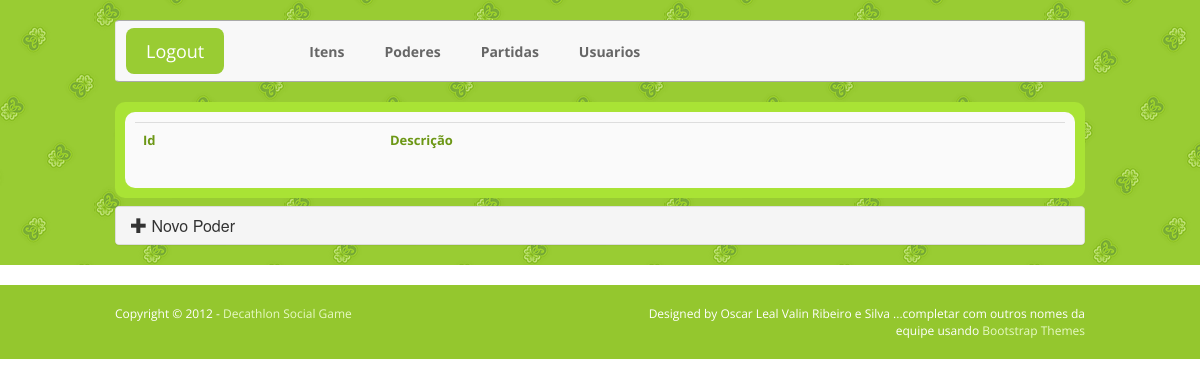
The app's page /view/admin/poderes.php (signed in), older data.
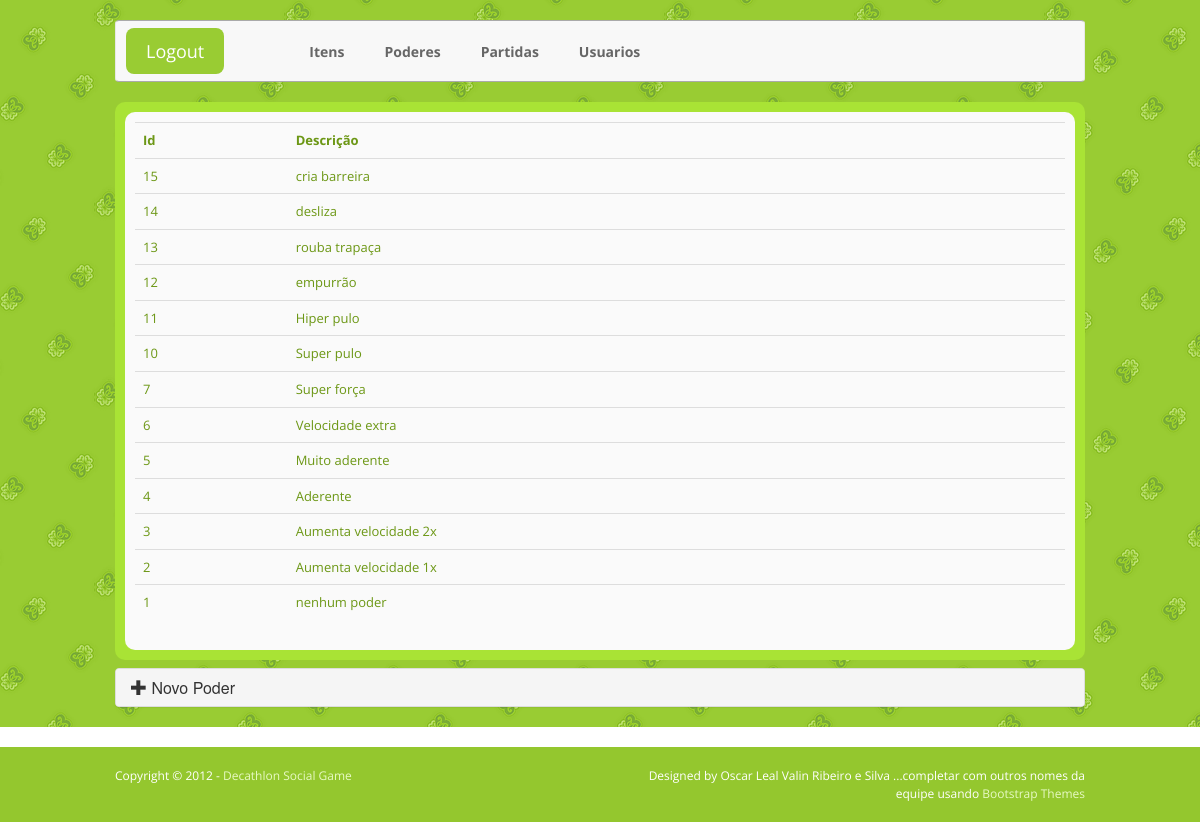
The same page, newer data.
### tables this page shows
CREATE TABLE IF NOT EXISTS `power` (
  `id_power` bigint(20) NOT NULL AUTO_INCREMENT,
  `descricao` varchar(30) NOT NULL,
  PRIMARY KEY (`id_power`)
);

### controller/itensController.php (called while the page is built, shortened)
<?php
class itensController {
    function listPowers(){
        $powerDAO = new powerDAO();
        return $powerDAO->ObterPorTodos();
    }
}

### persistence/daos/powerDAO.php (called while the page is built, shortened)
<?php
require_once 'entidades/powerBE.php';
require_once 'conexaoBanco.php';
class powerDAO{
    public function ObterPorTodos(){
    	$conexao = new conexaoBanco();
    	$conexao->conectar();
    	$stmt = $conexao->pdo->prepare('SELECT id_power, descricao FROM power ORDER BY id_power DESC');
    	$stmt->execute();
    	$retorno = $stmt->fetchAll(PDO::FETCH_ASSOC);
    	$lista = array();
    	$i = 0;
    	foreach( $retorno as $row ){
    		$powerBE = new powerBE();
		    $powerBE->setId_power($row['id_power']);
		    $powerBE->setDescricao($row['descricao']);
    		$lista[$i] = $powerBE;
    		$i++;
    	}
    	return $lista;
    }
}
?>

### persistence/daos/conexaoBanco.php (called while the page is built, shortened)
<?php
class conexaoBanco{
	public function conectar(){
		$dsn = 'mysql:host=localhost;port=3306;dbname=DBDecathlon';
		$usuario = 'root';
		$senha = '';
		$opcoes = array(
			PDO::ATTR_PERSISTENT => true,
			PDO::ATTR_CASE => PDO::CASE_LOWER,
                        PDO::ATTR_EMULATE_PREPARES => true,
                        PDO::ERRMODE_WARNING => true,
                        PDO::ERRMODE_EXCEPTION => true
		);
		try {
			$this->pdo = new PDO($dsn, $usuario, $senha, $opcoes);
		} catch (PDOException $e) {
			echo 'Erro: '.$e->getMessage();
		}
	}
}
?>

### persistence/daos/entidades/powerBE.php (called while the page is built)
<?php
class powerBE{
    private $id_power;
    private $descricao;
    public function setId_power($id_power){
        $this->id_power = $id_power;
    }
    public function getId_power(){
        return $this->id_power;
    }
    public function setDescricao($descricao){
        $this->descricao = $descricao;
    }
    public function getDescricao(){
        return $this->descricao;
    }
}
?>

### view/admin/poderes.php (the view, shortened to what this page needs)
<?php
$resourcesFolder = "../../resources/";
$bigButtons = array("Logout" => "../../index.php");
$navLinks = array("Itens" => "itens.php",
    "Poderes" => "poderes.php",
    "Partidas" => "partidas.php",
    "Usuarios" => "usuarios.php");
include_once '../template/head.php';
include_once '../template/bodyHeaderContainer.php';
require_once '../../controller/itensController.php';
require_once '../../persistence/daos/powerDAO.php';
require_once '../../persistence/daos/entidades/powerBE.php';
$itensController = new itensController();
$list = $itensController->listPowers();
?>
<div class="col-md-12 col-sm-12">
    <div class="news">
        <div class="letter">
            <table class="table table-hover">
                <tr>
                    <th>Id</th>
                    <th>Descrição</th>
                </tr>
                <?php foreach ($list as $key => $value) { ?>
                <tr>
                    <td><?php echo $value->getId_power() ?></td>
                    <td><?php echo $value->getDescricao() ?></td>
                </tr>
                <?php } ?>
            </table>
        </div>
    </div>
    <div class="panel-group" id="accordionPower">
        <div class="panel panel-default">
            <div class="panel-heading">
                <h4 class="panel-title">
                    <a data-toggle="collapse" data-parent="#accordionPower" href="#collapseTwo">
                        <span class="glyphicon glyphicon-plus"></span> Novo Poder
                    </a>
                </h4>
            </div>
        </div>
    </div>
</div>
<?php include_once '../template/bodyFooter.php'; ?>

### view/template/head.php (shortened to what this page needs)
<!DOCTYPE html>
<html lang="pt-br">
    <head>
        <link href="<?php echo $resourcesFolder; ?>styles/bootstrap.min.css" rel="stylesheet">
        <link href="<?php echo $resourcesFolder; ?>styles/font-awesome.min.css" rel="stylesheet">
        <link href="<?php echo $resourcesFolder; ?>styles/style.css" rel="stylesheet">
    </head>

### view/template/bodyHeaderContainer.php (shortened to what this page needs)
<body>
    <header>
        <div class="navi">
            <div class="container">
                <div class="navbar navbar-default bs-docs-nav" role="banner">
                    <?php foreach ($bigButtons as $nameButton => $urlButton) { ?>
                        <div class="navbar-header">
                            <a class="navbar-brand" href="<?php echo $urlButton ?>"><?php echo $nameButton ?></a>
                        </div>
                    <?php } ?>
                    <nav class="collapse navbar-collapse bs-navbar-collapse navbar-left" role="navigation">
                        <ul class="nav navbar-nav ">
                            <?php foreach ($navLinks as $nameLink => $urlLink) { ?>
                                <li>
                                    <a href="<?php echo $urlLink ?>"><?php echo $nameLink ?></a>
                                </li>
                            <?php } ?>
                        </ul>
                    </nav>
                </div>
                            </div>
                            </div>
                            <div class="container">
                                <div class="row">

### view/template/bodyFooter.php (shortened to what this page needs)
				</div>
</div>
		</header>
                <footer>
			<div class="container">
				<div class="row">
				<div class="col-md-6 col-sm-6">Copyright &copy; 2012 - <a href="#">Decathlon Social Game</a></div>
				<div class="col-md-6 col-sm-6 attr">Designed by Oscar Leal Valin Ribeiro e Silva ...completar com outros nomes da equipe usando <a href="http://responsivewebinc.com/bootstrap-themes">Bootstrap Themes</a></div>
				</div>
			</div>
		</footer>
	</body>
</html>

### resources/styles/style.css (style rules this page uses)
body { font-family: 'Open Sans', sans-serif; }
header { background:url('../img/back.gif') repeat; padding-top:20px; padding-bottom:20px; margin-bottom:20px; }
h4 { margin:5px 0px; }
a, a:visited { color:#76a812; }
.container { width:1000px; }
.navbar { border-bottom:1px solid #aaa; border-top:1px solid #aaa; }
.navbar-brand { padding: 13px 20px 13px 20px; margin: 7px 0px 7px 10px; margin-right: 50px; background: #99cc33 !important; border-radius: 8px; -moz-border-radius: 8px; -webkit-border-radius: 8px; color: #fff !important; }
.navbar .nav > li > a { float:none; padding:21px 20px 20px 20px; line-height: 19px; color: #666; font-weight:bold; text-shadow:none; font-size:14px; }
.news { background:#a9e335; padding:10px; color:#6c9715; font-size:13px; line-height:20px; -webkit-border-radius: 10px; -moz-border-radius: 10px; border-radius: 10px; margin:0px 0px 8px 0px; }
.letter { padding:10px; background:#fafafa; -webkit-border-radius: 10px; -moz-border-radius: 10px; border-radius: 10px; }
footer { padding:20px 5px; font-size:12px; background:#94c72e; color:#fff; margin-top:10px; }
footer a { color:#e7f9c4 !important; }
.attr { text-align:right; }

Row changes from the older to the newer data that the page shows:
added power: id_power "15", descricao "cria barreira"
added power: id_power "14", descricao "desliza"
added power: id_power "13", descricao "rouba trapaça"
added power: id_power "12", descricao "empurrão"
added power: id_power "11", descricao "Hiper pulo"
added power: id_power "10", descricao "Super pulo"
added power: id_power "7", descricao "Super força"
added power: id_power "6", descricao "Velocidade extra"
added power: id_power "5", descricao "Muito aderente"
added power: id_power "4", descricao "Aderente"
added power: id_power "3", descricao "Aumenta velocidade 2x"
added power: id_power "2", descricao "Aumenta velocidade 1x"
added power: id_power "1", descricao "nenhum poder"
